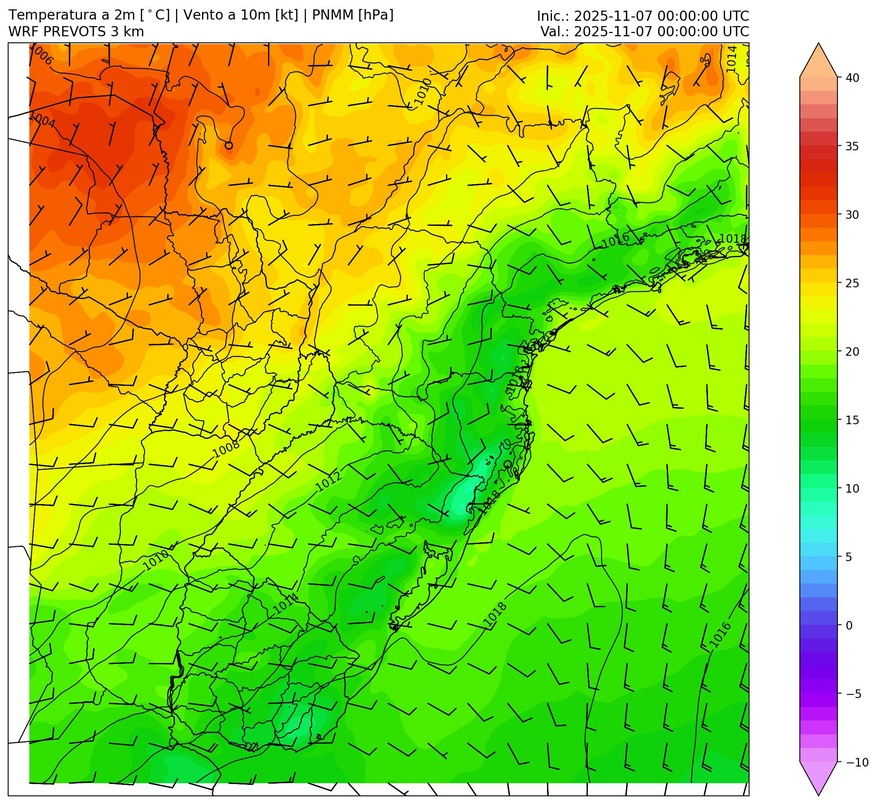
#> input picture T2m_new.jpg, 877 x 804 px, shrunk from 2153 x 1973 before the run
$ python test_bbox_6.py
#> lines starting #> are read from the running program, lines starting #| are printed output that depends on the picture
import sys
from PIL import Image

img = Image.open('T2m_new.jpg').convert('L')
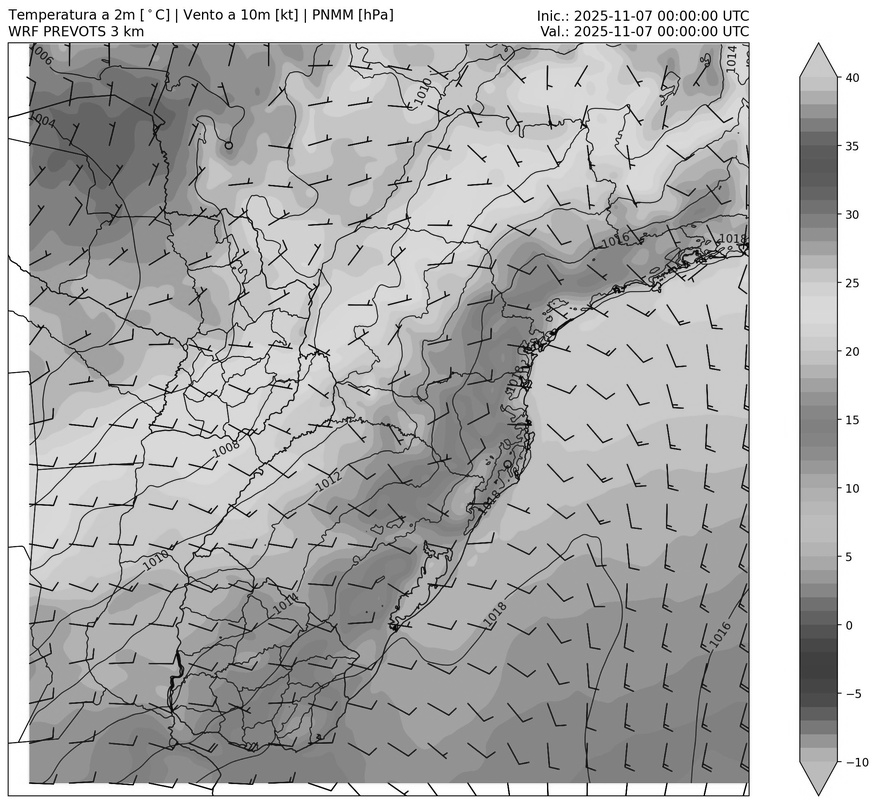
#> img: PIL image 877x804 L; min 0, max 255, mean 177.6
w, h = img.size
#> w = 877; h = 804
# Top-left corner of map frame is roughly at (19, 103).
# We can find the exact bottom-right corner.
# Let's save a crop of the bottom-right area so we can see it.
crop = img.crop((w-500, h-300, w, h))
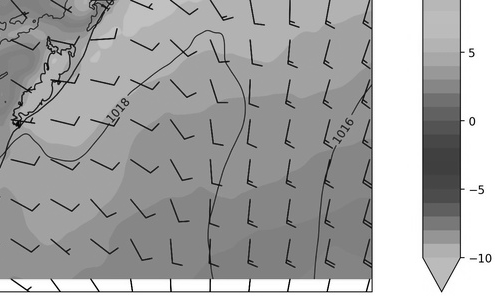
#> crop: PIL image 500x300 L; min 0, max 255, mean 168.4
crop.save('T2m_new_br.jpg')

$ run again, with 20251107_000000.jpg copied over T2m_new.jpg
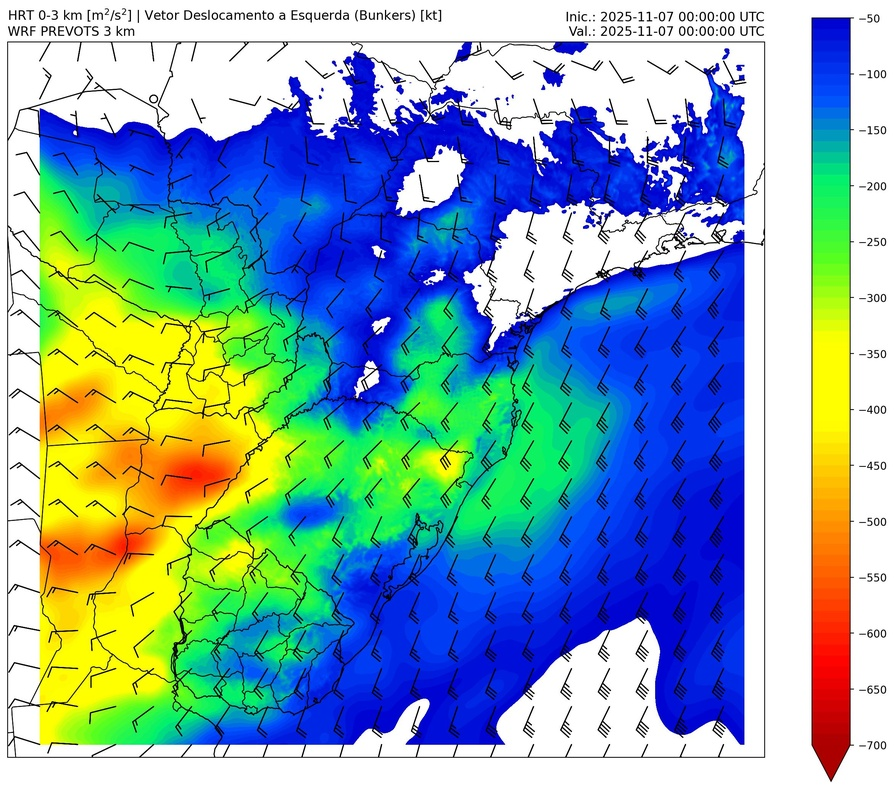
#> input picture 20251107_000000.jpg, 894 x 789 px, shrunk from 2343 x 2069 before the run
#> `img = Image.open('T2m_new.jpg').convert('L')`:
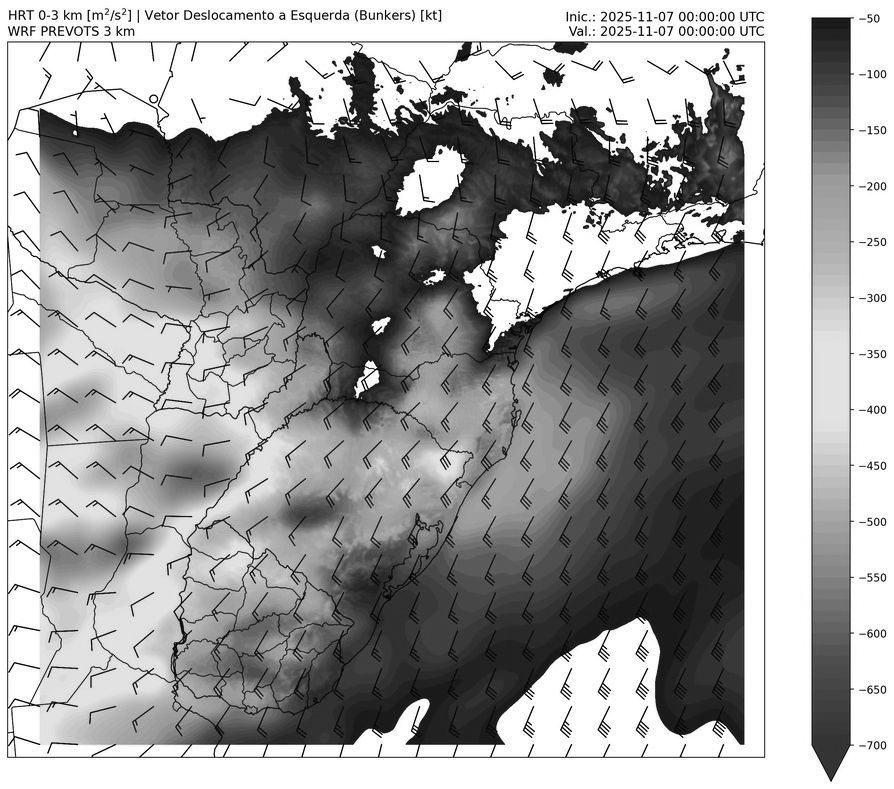
#> img: PIL image 894x789 L; min 0, max 255, mean 159.2
#> `crop = img.crop((w-500, h-300, w, h))`:
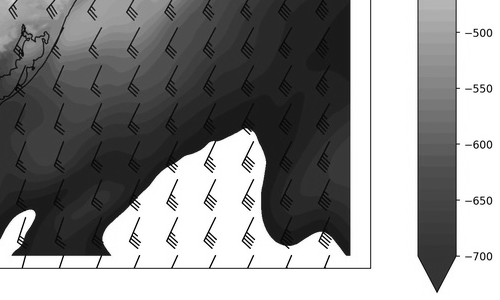
#> crop: PIL image 500x300 L; min 0, max 255, mean 143.2

$ run again, with 20251107_210000.jpg copied over T2m_new.jpg
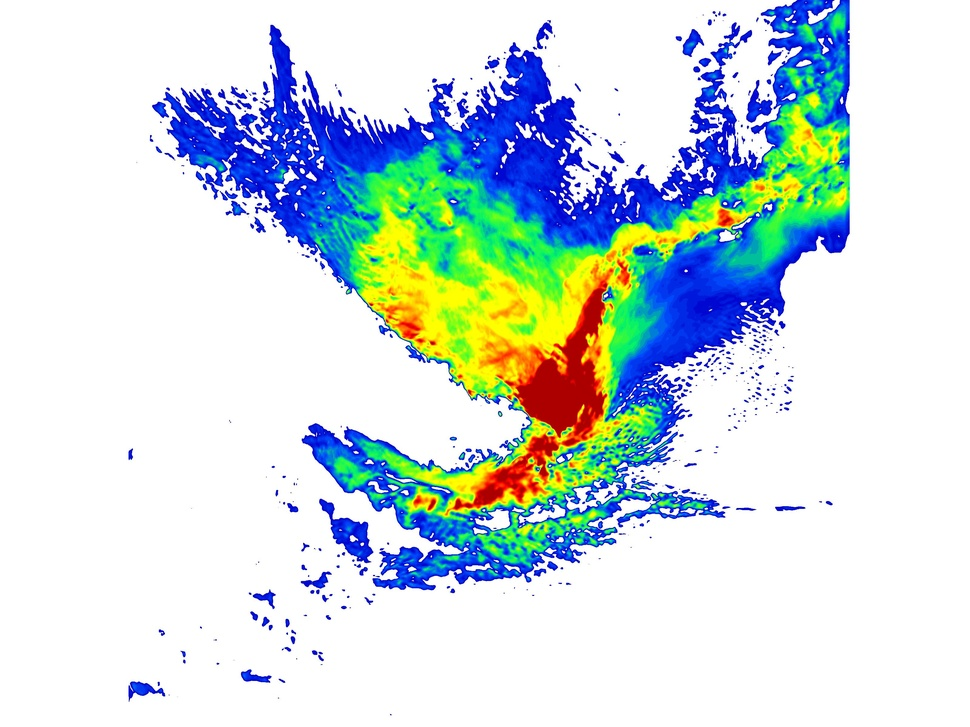
#> input picture 20251107_210000.jpg, 970 x 727 px, shrunk from 3200 x 2400 before the run
#> `img = Image.open('T2m_new.jpg').convert('L')`:
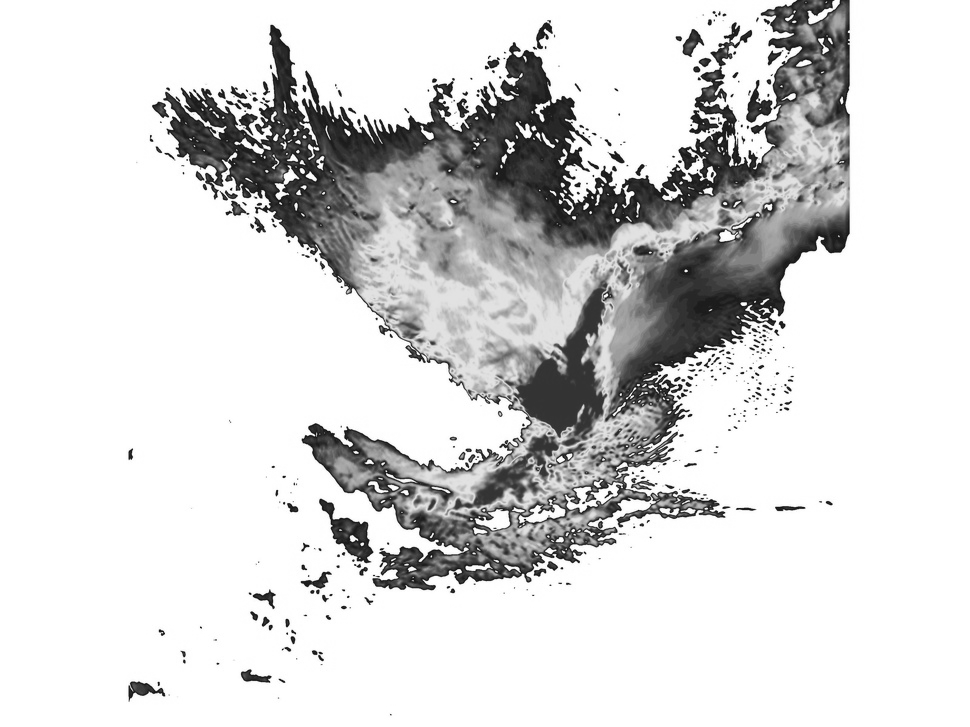
#> img: PIL image 970x727 L; min 14, max 255, mean 216.7
#> `crop = img.crop((w-500, h-300, w, h))`:
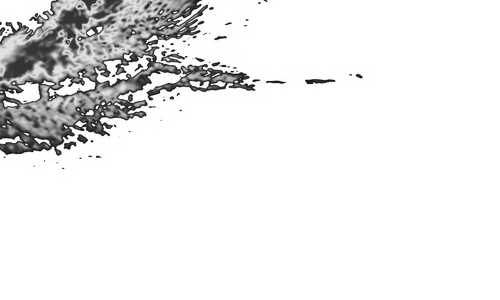
#> crop: PIL image 500x300 L; min 14, max 255, mean 235.3

$ run again, with T2m_parana_new.jpg copied over T2m_new.jpg
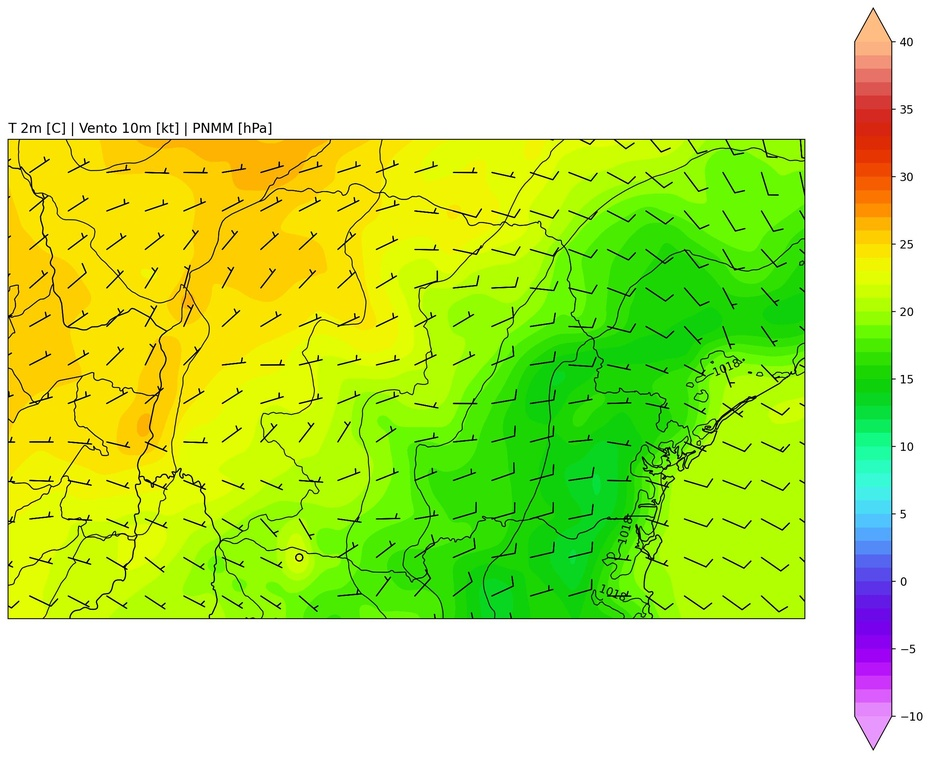
#> input picture T2m_parana_new.jpg, 931 x 758 px, shrunk from 2318 x 1888 before the run
#> `img = Image.open('T2m_new.jpg').convert('L')`:
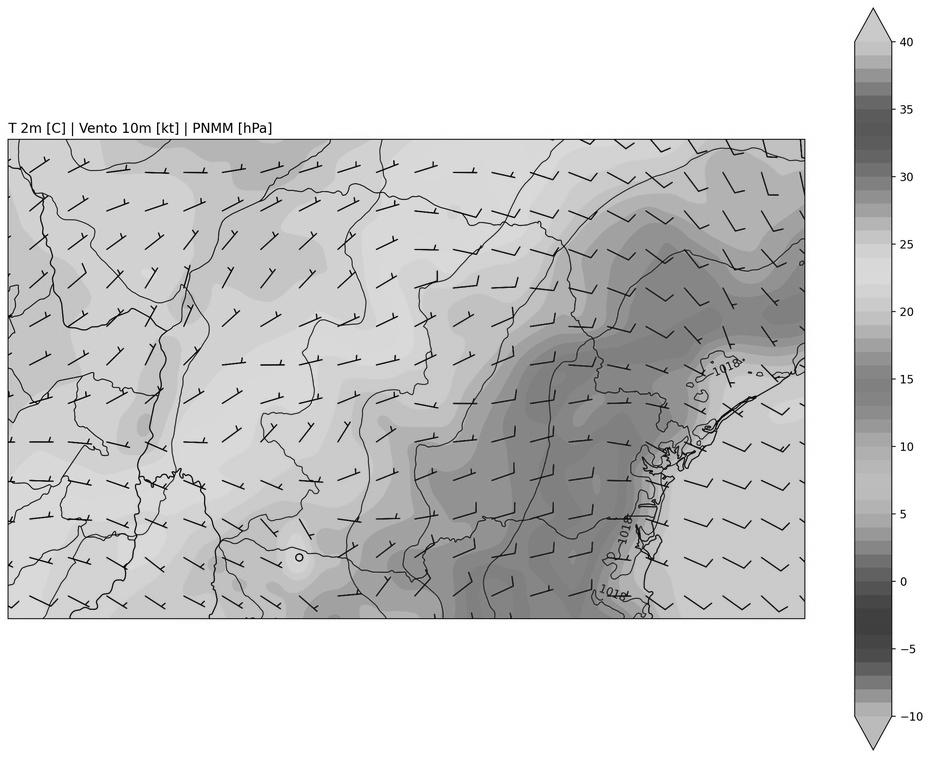
#> img: PIL image 931x758 L; min 0, max 255, mean 208.4
#> `crop = img.crop((w-500, h-300, w, h))`:
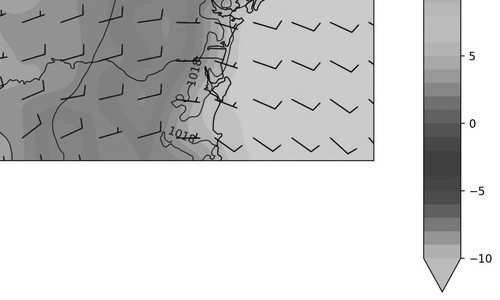
#> crop: PIL image 500x300 L; min 3, max 255, mean 205.8
